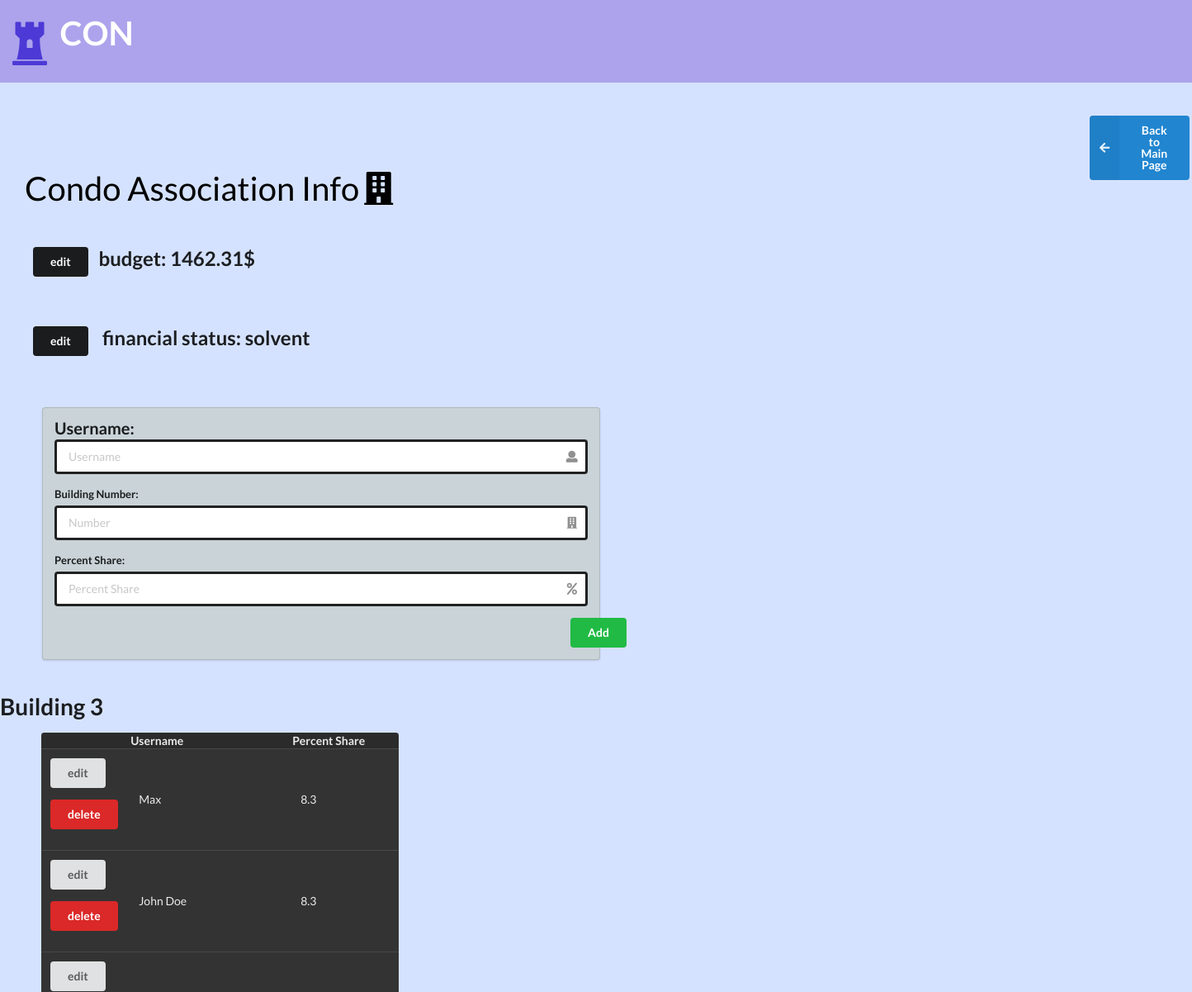
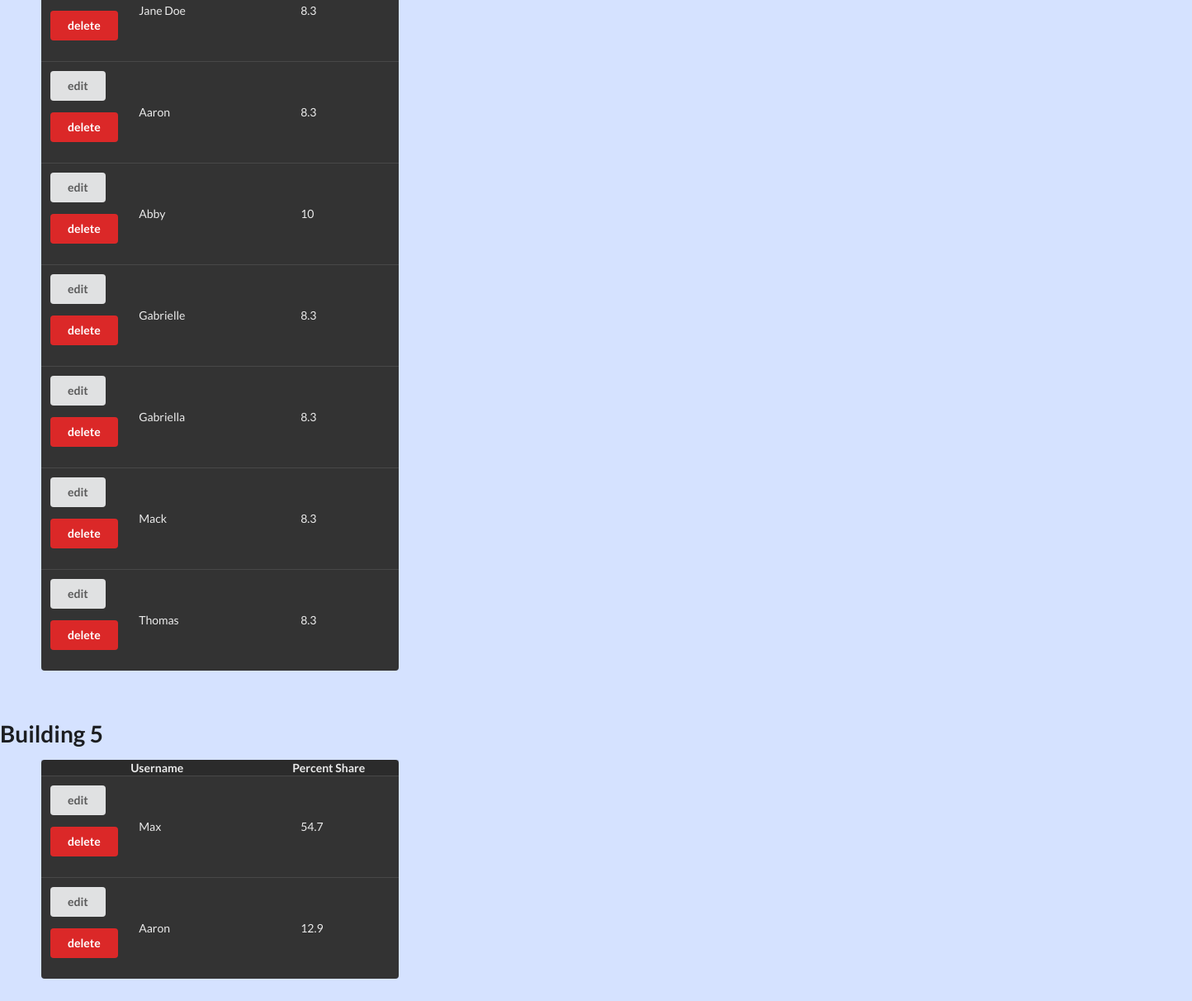
The app's page /lib/condoAssociation.php (signed in) with its own data (2 pictures, top to bottom).
### tables this page shows
CREATE TABLE `condoAssociations` (
                                     `condoAssociationID` int NOT NULL AUTO_INCREMENT,
                                     `budget` float DEFAULT NULL,
                                     `financialStatus` varchar(200) DEFAULT NULL,
                                     PRIMARY KEY (`condoAssociationID`)
);

CREATE TABLE `percentShare` (
                                `userID` int DEFAULT NULL,
                                `buildingID` int DEFAULT NULL,
                                `percentShare` float DEFAULT NULL,
                                KEY `userID` (`userID`),
                                KEY `buildingID` (`buildingID`),
                                CONSTRAINT `percentShare_ibfk_1` FOREIGN KEY (`userID`) REFERENCES `Users` (`userID`) ON DELETE CASCADE,
                                CONSTRAINT `percentShare_ibfk_2` FOREIGN KEY (`buildingID`) REFERENCES `buildings` (`buildingID`) ON DELETE CASCADE
);

CREATE TABLE `Users` (
                         `userID` int NOT NULL AUTO_INCREMENT,
                         `name` varchar(100) DEFAULT NULL,
                         `password` varchar(100) DEFAULT NULL,
                         `email` varchar(100) DEFAULT NULL,
                         `primary_address` varchar(100) DEFAULT NULL,
                         `administrator` tinyint(1) DEFAULT NULL,
                         `status` varchar(100) DEFAULT NULL,
                         `condoAssociationID` int DEFAULT NULL,
                         `condoClassification` varchar(100) DEFAULT NULL,
                         PRIMARY KEY (`userID`),
                         KEY `condoAssociationID` (`condoAssociationID`),
                         CONSTRAINT `Users_ibfk_1` FOREIGN KEY (`condoAssociationID`) REFERENCES `condoAssociations` (`condoAssociationID`) ON DELETE CASCADE
);

### lib/condoAssociation.php (the view, shortened to what this page needs)
<?php
include('config.php');
?>
<html>
<head>
    <link rel="stylesheet" href="https://cdnjs.cloudflare.com/ajax/libs/semantic-ui/2.4.1/semantic.min.css">
</head>
<body style="background-color: #d5e2ff;">
<div style = "background-color:#aca3ec; height:100px; color:#4D39D6; padding:3px;"><b><br><i class="huge chess rook icon"></i></b><b align="middle" style="margin-bottom:10px; color:white; font-size:40px;">CON</b></div>
<br><br>
<div align="right">
    <button style="margin-left:1320px" class="ui blue left labeled icon button" type="submit" name="back" onclick="window.location.href='welcome.php';">
        <i class="left arrow icon"></i>
        Back to Main Page
    </button>
</div>
<div>
    <a style="margin:30px; font-size: 40px; color:black;" class="item">
        Condo Association Info<i class="building icon"></i>
    </a>
</div>
<br><br>
<?php
	$caID = $_SESSION['condoAssociationID'];
	$ca_query = mysqli_query($db,"SELECT budget,financialStatus FROM condoAssociations WHERE condoAssociationID=$caID");
	$ca = mysqli_fetch_array($ca_query);
	echo '<form action="condoAssociation.php" method="post">';
	if($_SESSION['admin'] == 1) {
		if(isset($_POST['edit_budget'])) {
			echo '	<h2 style="margin-left: 40px"><input class="ui green button" type="submit" name="confirm_new_budget" value="confirm">'. "&nbsp;&nbsp;";
		} else { echo '	<h2 style="margin-left: 40px"><input class="ui black button" type="submit" name="edit_budget" value="edit">'. "&nbsp;&nbsp;"; }
	}
	if(isset($_POST['edit_budget'])) {
		echo '	<input type="text" name="new_budget" value="'.$ca['budget'].'">'.'</h2><br>';
	} else { echo "budget: " . $ca['budget'] . "$</h2><br>"; }
	if($_SESSION['admin'] == 1) {
		if(isset($_POST['edit_financialStatus'])) {
			echo '	<h2 style="margin-left: 40px"><input class="ui green button" type="submit" name="confirm_new_financialStatus" value="confirm">'. "&nbsp;&nbsp;";
		} else { echo '	<h2 style="margin-left: 40px"><input class="ui black button" type="submit" name="edit_financialStatus" value="edit">'. "&nbsp;&nbsp;"; }
	}
	if(isset($_POST['edit_financialStatus'])) {
		echo '	<input type="text" name="new_financialStatus" value="'.$ca['financialStatus'].'">'.'</h2><br>';
	} else { echo " financial status: " . $ca['financialStatus'] . "</h2><br>"; }
	echo "</form>";
	$sql = "SELECT  name as username, buildingID, percentShare FROM Users,percentShare WHERE condoAssociationID=$caID AND percentShare.userID=Users.userID;";
	$user_query = mysqli_query($db,$sql);
	if($_SESSION['admin'] == 1) {
	    ?>
<form action="condoAssociation.php" method="post">
    <div style="margin-left:30px;" class="ui two column middle aligned relaxed grid basic segment">
        <div class="column">
            <div style=" background-color: #c9d3d8;" class="ui form segment AVAST_PAM_loginform">
                <div class="field">
                    <label for="username" style="font-size: 20px;">Username: </label>
                    <div class="ui left labeled icon input">
                            <input style=" border: solid;" type="text" placeholder="Username" name="username" >
                    </div>
                </div>
                <div class="field">
                    <label for="BuildingNum">Building Number: </label>
                    <div class="ui left labeled icon input">
                        <input style=" border: solid;" type="text" placeholder="Number" name="buildingNum" >
                    </div>
                </div>
                <div class="field">
                    <label for="percentShare">Percent Share:</label>
                    <div class="ui left labeled icon input">
                        <input style=" border: solid;" type="text" placeholder="Percent Share" name="percentShare" >
                    </div>
                </div>
                <div align="right">
                    <input style="margin-left:625px;" class="ui positive button" type="submit" name="add_record" value="Add">
                </div>
            </div>
        </div>
    </div>
</form>
	<?php
    }
	$buildingIDs = array();
	$users = array();
	while($user = mysqli_fetch_array($user_query)) {
		array_push($users, $user);
		if(!in_array($user['buildingID'], $buildingIDs))
			array_push($buildingIDs, $user['buildingID']);
	}
	foreach($buildingIDs as $b) {
		echo "<h1> Building $b </h1>";
		echo "<table class='ui table inverted' style='margin-left: 50px; width:30%;'>";
		echo "<col style='width: 20%'><col style='width:50%px;'><col style='width: 30%;'>";
		if($_SESSION['admin'] == 1)
			echo "<th></th>";
		echo "<th> Username </th>";
		echo "<th> Percent Share </th></tr>";
		foreach($users as $user) {
			if($user['buildingID']==$b) {
				echo "<tr>";
				if($_SESSION['admin'] == 1) {
					echo '<td><form action="edit_percentShare.php" method="post">';
					echo '<input class="ui button" type="submit" name="edit" value="edit">';
					echo '</form>';
					echo '<form action="condoAssociation.php" method="post">';
					echo '<input class="ui red button" type="submit" name="delete" value="delete">';
					echo '</form></td>';
				}
				echo "<td align='center'>".$user['username']."</td>";
				echo "<td>".$user['percentShare']."</td>";
				echo "</tr>";
			}
		}
		echo "</table><br>";
	}
?>
</body>
</html>

### records on screen
condoassociations: budget "1462.31", financialStatus "solvent"
percentshare: userID.name "Max", percentShare "8.3"
percentshare: userID.name "John Doe", percentShare "8.3"
percentshare: userID.name "Jane Doe", percentShare "8.3"
percentshare: userID.name "Aaron", percentShare "8.3"
percentshare: userID.name "Abby", percentShare "10"
percentshare: userID.name "Gabrielle", percentShare "8.3"
percentshare: userID.name "Gabriella", percentShare "8.3"
percentshare: userID.name "Mack", percentShare "8.3"
percentshare: userID.name "Thomas", percentShare "8.3"
percentshare: userID.name "Max", percentShare "54.7"
percentshare: userID.name "Aaron", percentShare "12.9"

### other values on screen
$b "3"
$b "5"
